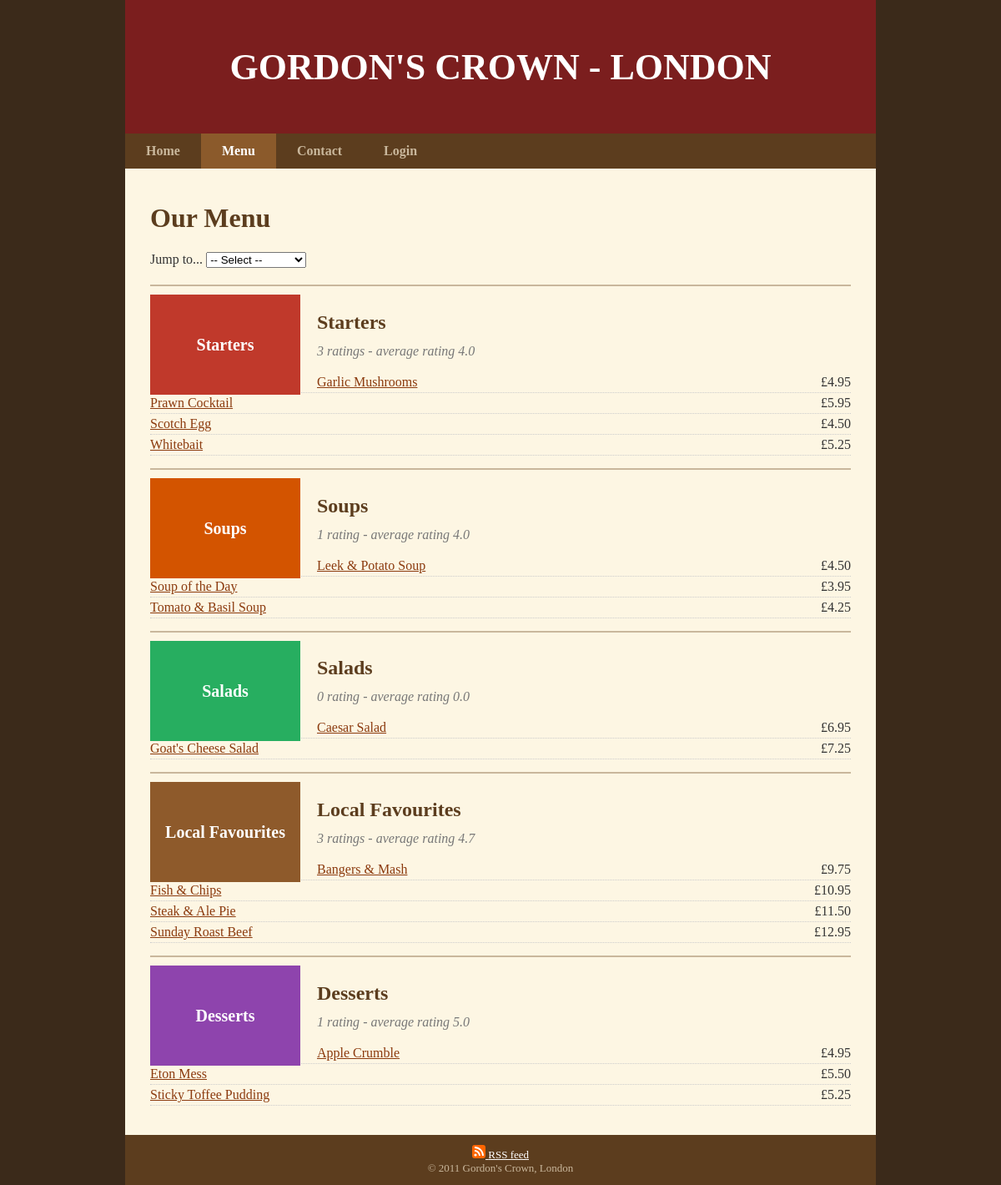
Page /menu.php on the committed database.
### tables this page shows
CREATE TABLE nhom (
  manhom int(11) NOT NULL,
  tennhom varchar(50) NOT NULL,
  hinh varchar(100) DEFAULT NULL,
  thutu int(11) NOT NULL,
  PRIMARY KEY (manhom)
);

CREATE TABLE monan (
  mamon int(11) NOT NULL AUTO_INCREMENT,
  tenmon varchar(100) NOT NULL,
  manhom int(11) NOT NULL,
  gia decimal(6,2) NOT NULL,
  mota text,
  PRIMARY KEY (mamon),
  FOREIGN KEY (manhom) REFERENCES nhom(manhom)
);

### include/ham.php (called while the page is built)
<?php
function tuRating($soluot){
    if ($soluot <= 1) {
        return "rating";
    }
    return "ratings";
}
?>

### menu.php (the view, shortened to what this page needs)
<?php
include("include/ketnoi.php");
include("include/ham.php");
$active = "menu";
include("include/header.php");
?>
<h1>Our Menu</h1>
<div class="jump">
    Jump to...
    <select onchange="if (this.value != '') { window.location.hash = this.value; }">
        <option value="">-- Select --</option>
    </select>
</div>
<?php
$rsnhom = mysqli_query($conn, "select * from nhom order by thutu");
while ($nhom = mysqli_fetch_assoc($rsnhom)) {
    $sql = "select count(b.id) as soluot, avg(b.diem) as diemtb
            from binhchon b inner join monan m on b.mamon = m.mamon
            where m.manhom = ".$nhom["manhom"];
    $tk = mysqli_fetch_assoc(mysqli_query($conn, $sql));
    $soluot = $tk["soluot"];
    $diemtb = ($soluot > 0) ? number_format($tk["diemtb"], 1) : "0.0";
?>
<div class="nhom" id="nhom<?php echo $nhom["manhom"]; ?>">
    <img src="images/<?php echo $nhom["hinh"]; ?>" alt="<?php echo $nhom["tennhom"]; ?>">
    <h2><?php echo $nhom["tennhom"]; ?></h2>
    <p class="thongke"><?php echo $soluot.' '.tuRating($soluot).' - average rating '.$diemtb; ?></p>
    <ul>
        <?php
        $rsmon = mysqli_query($conn, "select * from monan where manhom = ".$nhom["manhom"]." order by tenmon");
        while ($mon = mysqli_fetch_assoc($rsmon)) {
            echo '<li><a href="detail.php?mamon='.$mon["mamon"].'">'.$mon["tenmon"].'</a>
                  <span class="gia">&pound;'.number_format($mon["gia"], 2).'</span></li>';
        }
        ?>
    </ul>
</div>
<?php
}
include("include/footer.php");
?>

### include/header.php (shortened to what this page needs)
<!doctype html>
<html>
<head>
<link href="css/style.css" type="text/css" rel="stylesheet">
</head>
<body>
<div class="wrapper">
<header>
    <a href="index.php"><img src="images/banner.svg" alt="Gordon's Crown" title="Back to Home"></a>
</header>
<nav>
    <ul>
        <li><a href="index.php"<?php if ($active == "home") echo ' class="active"'; ?>>Home</a></li>
        <li><a href="menu.php"<?php if ($active == "menu") echo ' class="active"'; ?>>Menu</a></li>
        <li><a href="contact.php"<?php if ($active == "contact") echo ' class="active"'; ?>>Contact</a></li>
        <li><a href="login.php"<?php if ($active == "login") echo ' class="active"'; ?>>Login</a></li>
    </ul>
</nav>
<div class="content">

### include/footer.php
</div>
<footer>
    <a href="rss.php"><img src="images/rss.svg" alt="RSS" width="16" height="16"> RSS feed</a><br>
    &copy; 2011 Gordon's Crown, London
</footer>
</div>
</body>
</html>

### css/style.css (style rules this page uses)
body { margin:0; background:#3b2a1a; font-family:Georgia, "Times New Roman", serif; color:#333; }
.wrapper { width:900px; margin:0 auto; background:#fdf6e3; }
header img { display:block; width:900px; height:160px; border:0; }
nav { background:#5c3d1e; }
nav ul { list-style:none; margin:0; padding:0; overflow:hidden; }
nav ul li { float:left; }
nav ul li a { display:block; padding:12px 25px; color:#c9b79c; text-decoration:none; font-weight:bold; }
nav ul li a.active { color:#fff; background:#8b5a2b; }
.content { padding:20px 30px; min-height:420px; }
h1, h2 { color:#5c3d1e; }
a { color:#8b3a0e; }
.jump { margin-bottom:20px; }
.nhom { overflow:hidden; border-top:2px solid #c9b79c; padding:10px 0 15px; }
.nhom img { float:left; width:180px; height:120px; margin-right:20px; }
.nhom .thongke { font-style:italic; color:#777; margin-top:-8px; }
.nhom ul { list-style:none; margin:0; padding:0; }
.nhom ul li { padding:3px 0; border-bottom:1px dotted #ccc; }
.nhom ul li span.gia { float:right; }
footer { background:#5c3d1e; color:#c9b79c; text-align:center; padding:12px; font-size:13px; }
footer a { color:#fff; }

### rows in the picture
nhom: hinh (picture), tennhom "Starters", soluot "3", soluot "ratings", diemtb "4.0"
monan: tenmon "Garlic Mushrooms", gia "4.95"
monan: tenmon "Prawn Cocktail", gia "5.95"
monan: tenmon "Scotch Egg", gia "4.50"
monan: tenmon "Whitebait", gia "5.25"
nhom: hinh (picture), tennhom "Soups", soluot "1", soluot "rating", diemtb "4.0"
monan: tenmon "Leek & Potato Soup", gia "4.50"
monan: tenmon "Soup of the Day", gia "3.95"
monan: tenmon "Tomato & Basil Soup", gia "4.25"
nhom: hinh (picture), tennhom "Salads", soluot "0", soluot "rating", diemtb "0.0"
monan: tenmon "Caesar Salad", gia "6.95"
monan: tenmon "Goat's Cheese Salad", gia "7.25"
nhom: hinh (picture), tennhom "Local Favourites", soluot "3", soluot "ratings", diemtb "4.7"
monan: tenmon "Bangers & Mash", gia "9.75"
monan: tenmon "Fish & Chips", gia "10.95"
monan: tenmon "Steak & Ale Pie", gia "11.50"
monan: tenmon "Sunday Roast Beef", gia "12.95"
nhom: hinh (picture), tennhom "Desserts", soluot "1", soluot "rating", diemtb "5.0"
monan: tenmon "Apple Crumble", gia "4.95"
monan: tenmon "Eton Mess", gia "5.50"
monan: tenmon "Sticky Toffee Pudding", gia "5.25"
